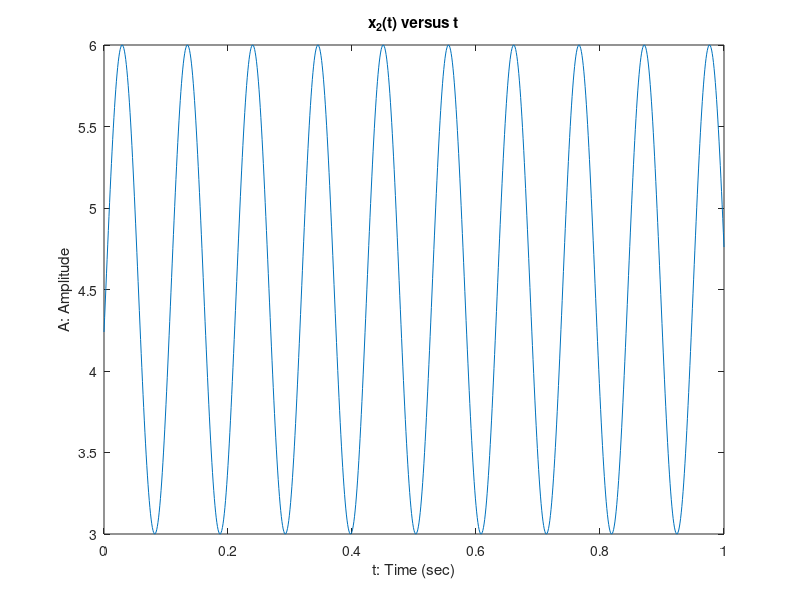
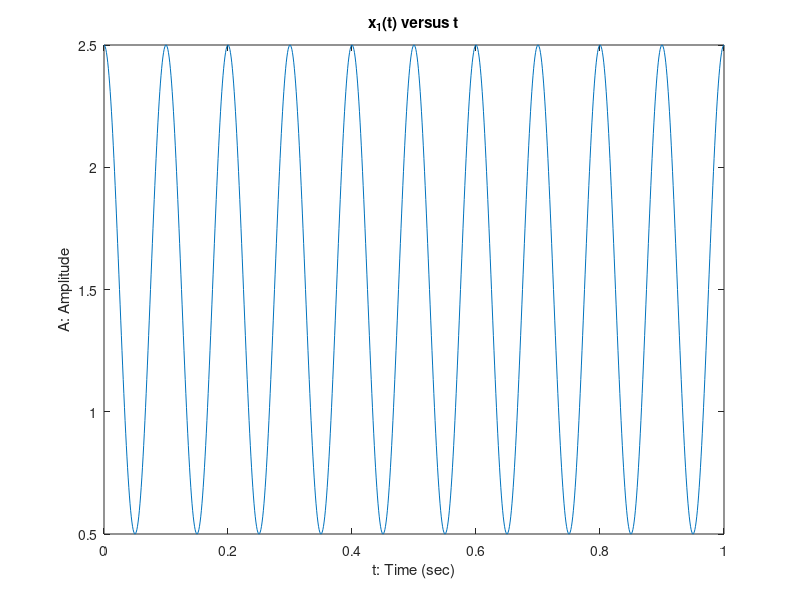
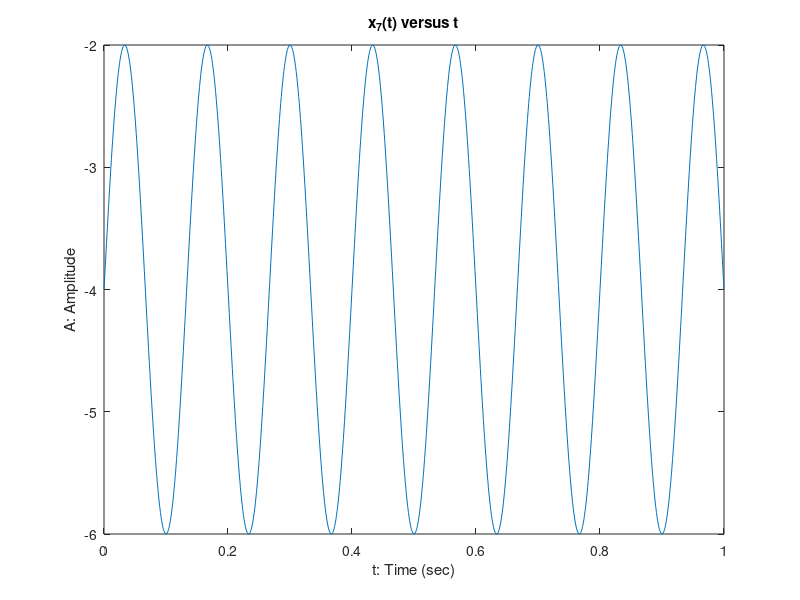

The MATLAB source for these figures, in order: (Note: this script raises an error after producing the figures.)
%% QUESTION 1
% Author: EFE ACER

load('data.mat');

%% PART A

[NUM_SIGNALS, NUM_SAMPLES] = size(X);

SAMPLING_RATE = 1000; % Hz
SAMPLING_INTERVAL = 1 / SAMPLING_RATE; % sec

% Get the signals corresponding to the last three digits of my ID
signal2 = X(2, :);
signal1 = X(1, :);
signal7 = X(7, :);

% Populate the time values 
t = (0: NUM_SAMPLES - 1) * SAMPLING_INTERVAL;

% Plot the signals
figure(1);
plot(t, signal2);
title('x_2(t) versus t');
xlabel('t: Time (sec)');
ylabel('A: Amplitude');

figure(2);
plot(t, signal1);
title('x_1(t) versus t');
xlabel('t: Time (sec)');
ylabel('A: Amplitude');

figure(3);
plot(t, signal7);
title('x_7(t) versus t');
xlabel('t: Time (sec)');
ylabel('A: Amplitude');

%% PART C
fprintf('Signal 2: ');
print_signal(SAMPLING_RATE, signal2);
fprintf('Signal 1: ');
print_signal(SAMPLING_RATE, signal1);
fprintf('Signal 7: ');
print_signal(SAMPLING_RATE, signal7);

function [C, A, f, phi] = parameters_of_sin(fs, x)
% PARAMETERS_OF_SIN estimates the DC component, amplitude, frequency
% (in Hz) and phase shift (in degrees) of a sinusoidal signal, given the
% sampling rate, fs, and the uniform sample values, x. 
    min_val = min(x);
    max_val = max(x);
    C = (min_val + max_val) / 2;
    A = max_val - C;
    first_pos_peak_idx = find(x > C + A - A / 1000, 1);
    first_neg_peak_idx = find(x < C - A + A / 1000, 1);
    samples_in_a_period = 2 * abs(first_pos_peak_idx - first_neg_peak_idx);
    f = fs / samples_in_a_period;
    phi = mod(first_pos_peak_idx / fs * 180 / pi, 360);
end

function print_signal(fs, x)
% PRINT_SIGNAL estimates and prints the analytical form of the
% continuos-time sinusoidal signal (with radian argument) corresponding to 
% the given uniform samples, x, sampled with rate, fs.
    [C, A, f, phi] = parameters_of_sin(fs, x);
    w_radians = 2 * pi * f;
    phi_radians = phi * pi / 180;
    fprintf('%.2f + %.2f cos(%.2f t + %.2f)\n', C, A, w_radians, phi_radians);
end